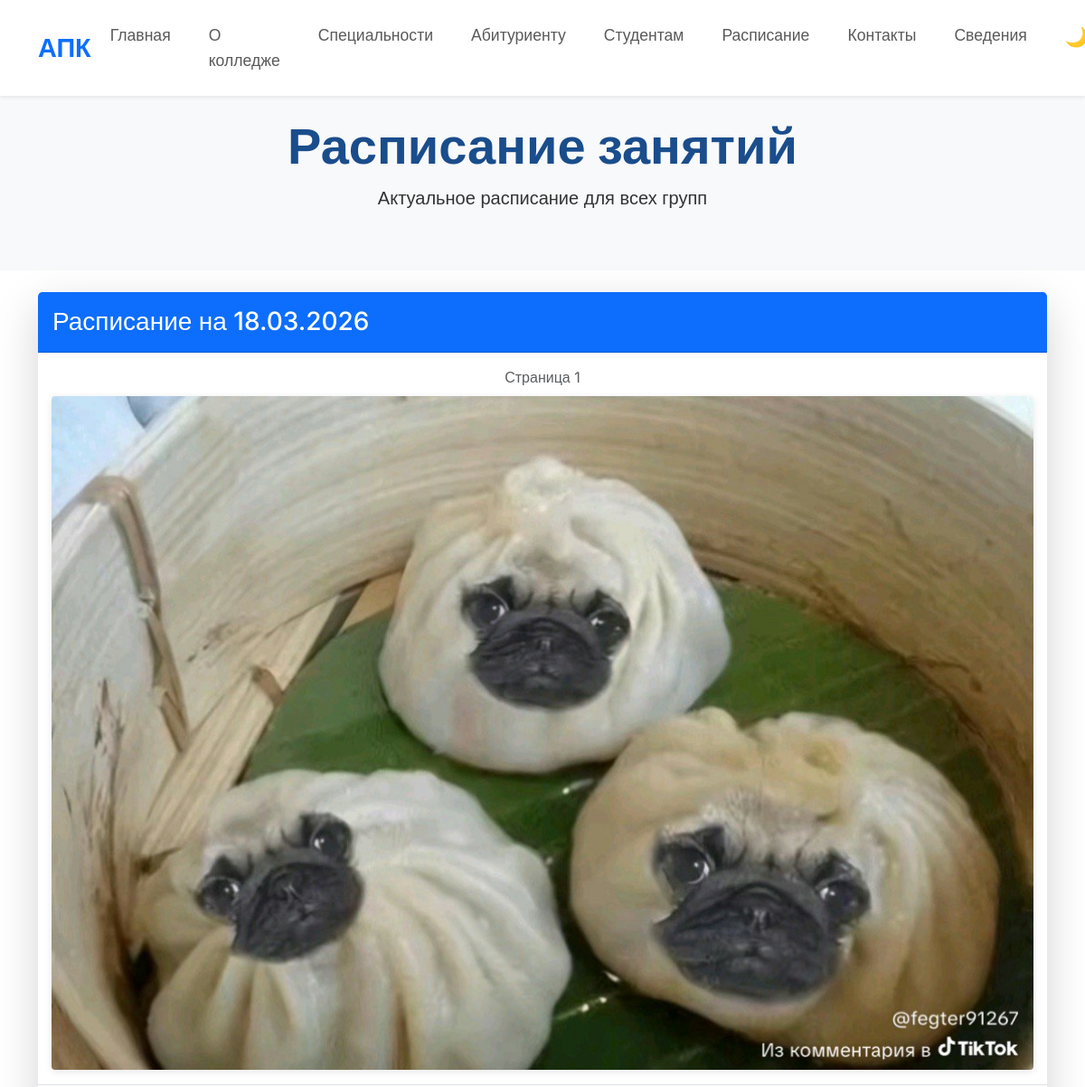
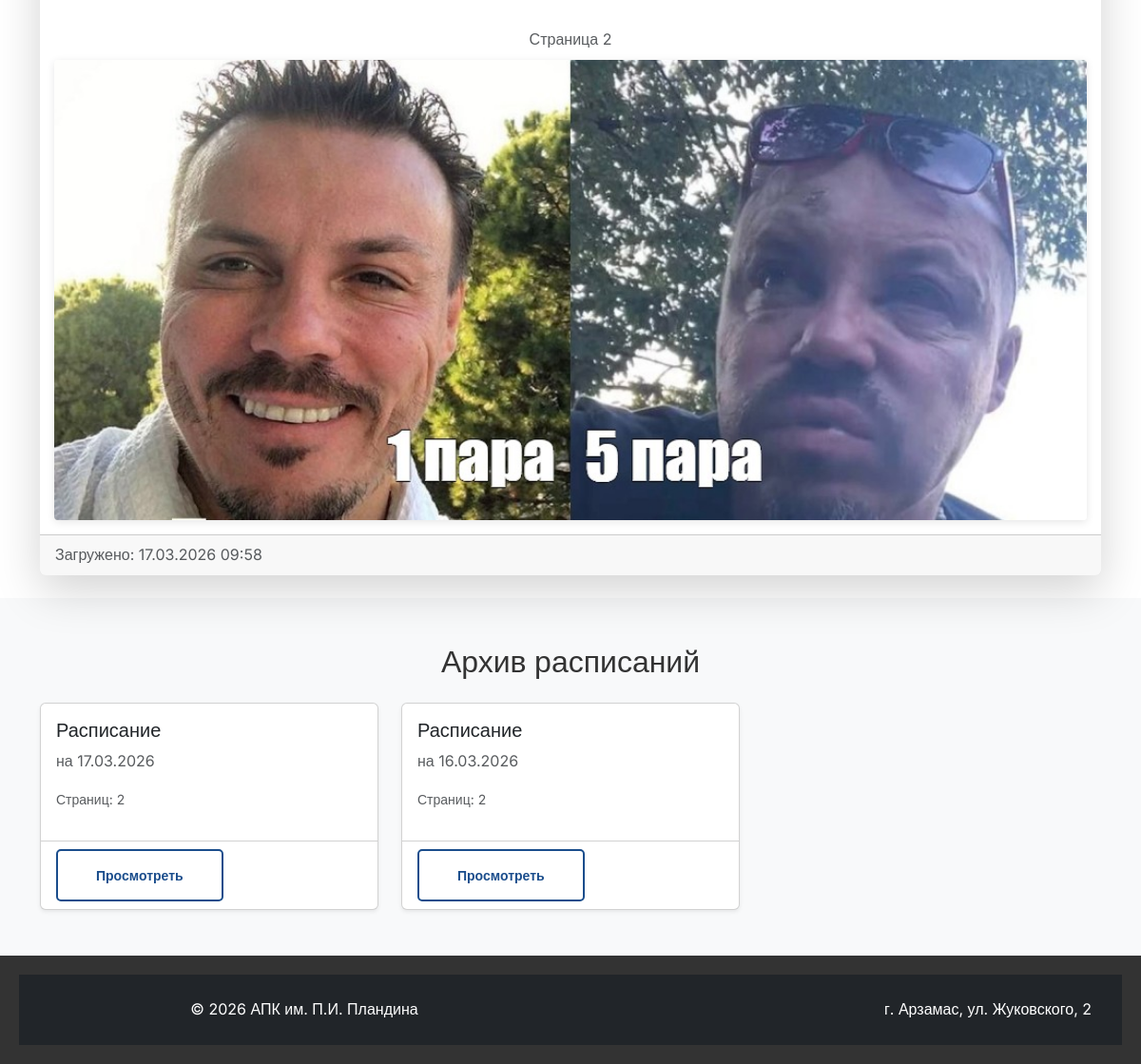
Page /schedule/ on the committed database (2 pictures, top to bottom).
### main/models.py (models this page shows, shortened)
class Schedule(models.Model):
    title = models.CharField(max_length=100, verbose_name="Название", default="Расписание")
    date = models.DateField(verbose_name="На какую дату")
    is_active = models.BooleanField(default=True, verbose_name="Актуальное")
    uploaded_at = models.DateTimeField(auto_now_add=True, verbose_name="Дата загрузки")
    class Meta:
        verbose_name = "Расписание"
        verbose_name_plural = "Расписания"
        ordering = ['-date']

class SchedulePage(models.Model):
    schedule = models.ForeignKey(Schedule, on_delete=models.CASCADE, related_name='pages', verbose_name="Расписание")
    image = models.ImageField(upload_to='schedules/', verbose_name="Фото страницы")
    page_number = models.PositiveIntegerField(verbose_name="Номер страницы")
    class Meta:
        verbose_name = "Страница расписания"
        verbose_name_plural = "Страницы расписания"
        ordering = ['page_number']

### main/views.py (the view)
# urls.py: path('schedule/', views.schedule_view, name='schedule'),
def schedule_view(request):
    current = Schedule.objects.filter(is_active=True).first()
    archive = Schedule.objects.all()
    if current:
        archive = archive.exclude(pk=current.pk)
    return render(request, 'schedule.html', {
        'current': current,
        'archive': archive
    })

### templates/schedule.html (shortened to what this page needs)
{% extends "base.html" %}
{% load static %}
{% block content %}
<section class="py-5 bg-light">
    <div class="container text-center">
        <h1 class="display-4 fw-bold" data-aos="fade-up">Расписание занятий</h1>
        <p class="lead" data-aos="fade-up" data-aos-delay="100">Актуальное расписание для всех групп</p>
    </div>
</section>
<section class="py-4">
    <div class="container">
{% if current %}
    <div class="card shadow-lg border-0" data-aos="zoom-in">
        <div class="card-header bg-primary text-white py-3">
            <h3 class="mb-0">{{ current.title }} на {{ current.date|date:"d.m.Y" }}</h3>
        </div>
        <div class="card-body p-0">
            {% for page in current.pages.all %}
                <div class="schedule-page {% if not forloop.last %}mb-3 pb-3 border-bottom{% endif %}">
                    <div class="text-center text-muted mb-2">Страница {{ page.page_number }}</div>
                    <img src="{{ page.image.url }}" class="img-fluid w-100" alt="Расписание страница {{ page.page_number }}">
                </div>
            {% endfor %}
        </div>
        <div class="card-footer text-muted">
            Загружено: {{ current.uploaded_at|date:"d.m.Y H:i" }}
        </div>
    </div>
{% else %}
    <div class="alert alert-info text-center" data-aos="fade-in">
        <h4>Расписание пока не загружено</h4>
        <p>Попробуйте зайти позже или обратитесь к старосте</p>
    </div>
{% endif %}
    </div>
</section>
{% if archive %}
<section class="py-5 bg-light">
    <div class="container">
        <h2 class="text-center mb-4" data-aos="fade-up">Архив расписаний</h2>
        <div class="row g-4">
            {% for item in archive %}
                <div class="col-md-4" data-aos="fade-up" data-aos-delay="{{ forloop.counter0|add:100 }}">
                    <div class="card h-100 shadow-sm">
                        <div class="card-body">
                            <h5 class="card-title">{{ item.title }}</h5>
                            <p class="card-text text-muted">на {{ item.date|date:"d.m.Y" }}</p>
                            <p class="small text-muted">Страниц: {{ item.pages.count }}</p>
                        </div>
                        <div class="card-footer bg-transparent">
                            <a href="{% url 'schedule_detail' item.id %}" class="btn btn-outline-primary btn-sm">Просмотреть</a>
                        </div>
                    </div>
                </div>
            {% endfor %}
        </div>
    </div>
</section>
{% endif %}
{% endblock %}

### templates/base.html (shortened to what this page needs)
<!DOCTYPE html>
<html lang="ru">
<head>
    <link href="https://cdn.jsdelivr.net/npm/bootstrap@5.3.0/dist/css/bootstrap.min.css" rel="stylesheet">
    {% load static %}
    <link rel="stylesheet" href="{% static 'css/style.css' %}">
</head>
<body>
    <header>
        <nav class="navbar navbar-expand-lg bg-white fixed-top shadow-sm" id="mainNav">
            <div class="container">
                <a class="navbar-brand fw-bold text-primary" href="{% url 'home' %}">АПК</a>
                <div class="collapse navbar-collapse" id="navbarNav">
                    <ul class="navbar-nav ms-auto">
                        <li class="nav-item"><a class="nav-link" href="{% url 'home' %}">Главная</a></li>
                        <li class="nav-item"><a class="nav-link" href="{% url 'home' %}#about">О колледже</a></li>
                        <li class="nav-item"><a class="nav-link" href="{% url 'home' %}#specialties">Специальности</a></li>
                        <li class="nav-item"><a class="nav-link" href="{% url 'abiturient' %}">Абитуриенту</a></li>
                        <li class="nav-item"><a class="nav-link" href="{% url 'students' %}">Студентам</a></li>
                        <li class="nav-item"><a class="nav-link" href="{% url 'schedule' %}">Расписание</a></li>
                        <li class="nav-item"><a class="nav-link" href="{% url 'contacts' %}">Контакты</a></li>
                        <li class="nav-item"><a class="nav-link" href="{% url 'sveden' %}">Сведения</a></li>
                        <li class="nav-item">
                            <button class="btn btn-link nav-link" id="themeToggle" onclick="toggleTheme()">
                                <span id="themeIcon">🌙</span>
                            </button>
                        </li>
                    </ul>
                </div>
            </div>
        </nav>
    </header>
    <main>
        {% block content %}
        {% endblock %}
    </main>
    <footer>
        {% include "footer.html" %}
    </footer>
</body>
</html>

### templates/footer.html
<footer class="bg-dark text-white py-4">
    <div class="container">
        <div class="row">
            <div class="col-md-6">
                <p class="mb-0">© 2026 АПК им. П.И. Пландина</p>
            </div>
            <div class="col-md-6 text-md-end">
                <p class="mb-0">г. Арзамас, ул. Жуковского, 2</p>
            </div>
        </div>
    </div>
</footer>

### static/css/style.css (style rules this page uses)
* { margin: 0; padding: 0; box-sizing: border-box; }
:root { --main-color: #1a4d8c; --accent-color: #e63946; --text-color: #333; --bg-light: #f8f9fa; --white: #ffffff; --font-main: 'Inter', sans-serif; }
html, body { height: 100%; margin: 0; padding: 0; }
body { font-family: var(--font-main); color: var(--text-color); line-height: 1.6; display: flex; flex-direction: column; min-height: 100vh; }
main { flex: 1 0 auto; margin-top: 80px; }
footer { flex-shrink: 0; width: 100%; text-align: center; padding: 20px; background: #333; color: white; }
.navbar { display: flex; justify-content: space-between; align-items: center; padding: 15px 0; background: var(--white); box-shadow: 0 2px 10px rgba(0,0,0,0.1); position: fixed; width: 100%; top: 0; z-index: 1000; }
.navbar-brand { font-size: 1.8rem !important; font-weight: 700; margin-right: auto; transition: color 0.3s ease; }
.navbar-nav { margin-left: auto !important; }
.navbar-nav .nav-link { font-size: 1.1rem; padding: 10px 18px !important; margin: 0 3px; border-radius: 30px; transition: all 0.3s ease; }
#themeToggle { font-size: 1.3rem; padding: 10px 18px !important; border: none; background: transparent; border-radius: 30px; transition: all 0.3s ease; }
.schedule-page { padding: 15px; background: #fff; }
.schedule-page img { box-shadow: 0 2px 8px rgba(0,0,0,0.1); border-radius: 4px; }
.border-bottom { border-bottom: 2px solid #eee; }
.btn { display: inline-block; padding: 15px 40px; background: var(--accent-color); color: white; border: 2px solid white; text-decoration: none; border-radius: 5px; font-weight: 600; transition: all 0.3s ease; animation: fadeInUp 1s ease 0.4s both; }
.btn-outline-primary { border-color: var(--main-color); color: var(--main-color); background: transparent; }
h1.display-4, h1.display-5, h2.display-4, h2.display-5, h2.fw-bold, .section-title { color: #1a4d8c; }

### rows in the picture
Schedule: title "Расписание", date "18.03.2026", uploaded_at "17.03.2026 09:58"
SchedulePage: page_number "1", image (picture)
SchedulePage: page_number "2", image (picture)
Schedule: title "Расписание", date "17.03.2026", pages.count "2"
Schedule: title "Расписание", date "16.03.2026", pages.count "2"
